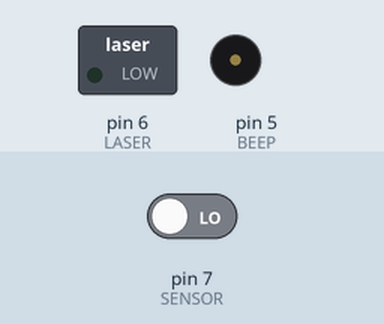
Simulated run of this sketch. Board: Arduino Uno, built with avr-gcc and run on an emulated ATmega328P. On the bench: switched loads named in the sketch (green lamp = pin HIGH), buzzer (waves = sounding, pin HIGH). Dashed ring = blinking. The inputs (shaded band) are chosen by the test bench; at power-on: pin 7 (SENSOR) LOW. What the sketch prints to the serial monitor is not drawn.

Above: at 0.2 s.
Timing chart, 0 to 3.0 s (numbered marks = the images above):
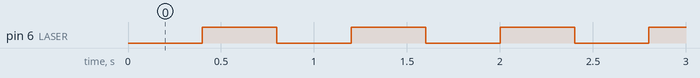

The sketch:

AnalogInput.ino
```cpp
int sensorPin = A0;    // select the input pin for the potentiometer
int ledPin = 13;      // select the pin for the LED
int sensorValue = 0;  // variable to store the value coming from the sensor
#define BEEP 5
#define LASER 6
#define SENSOR 7
void setup() {
pinMode(SENSOR, INPUT);
pinMode(LASER, OUTPUT);
Serial.begin(9600);
analogWrite(BEEP, 0);
}
int i=0;
void loop() {

if(Serial.available()) if (Serial.read()=='q') i^=120;
  //  sensorValue = analogRead(sensorPin);
  // turn the ledPin on
  digitalWrite(LASER,LOW);
  delay(200);
  Serial.println(digitalRead(SENSOR));
  delay(200);
  digitalWrite(LASER,HIGH);
  analogWrite(BEEP, 0);
  delay(200);
  if( digitalRead(SENSOR)) analogWrite(BEEP, i);
  Serial.println(digitalRead(SENSOR));
  delay(200);
}
```

Measured:
- by itself, pin 6 (LASER): alternates HIGH for 0.40 s and LOW for 0.40 s
